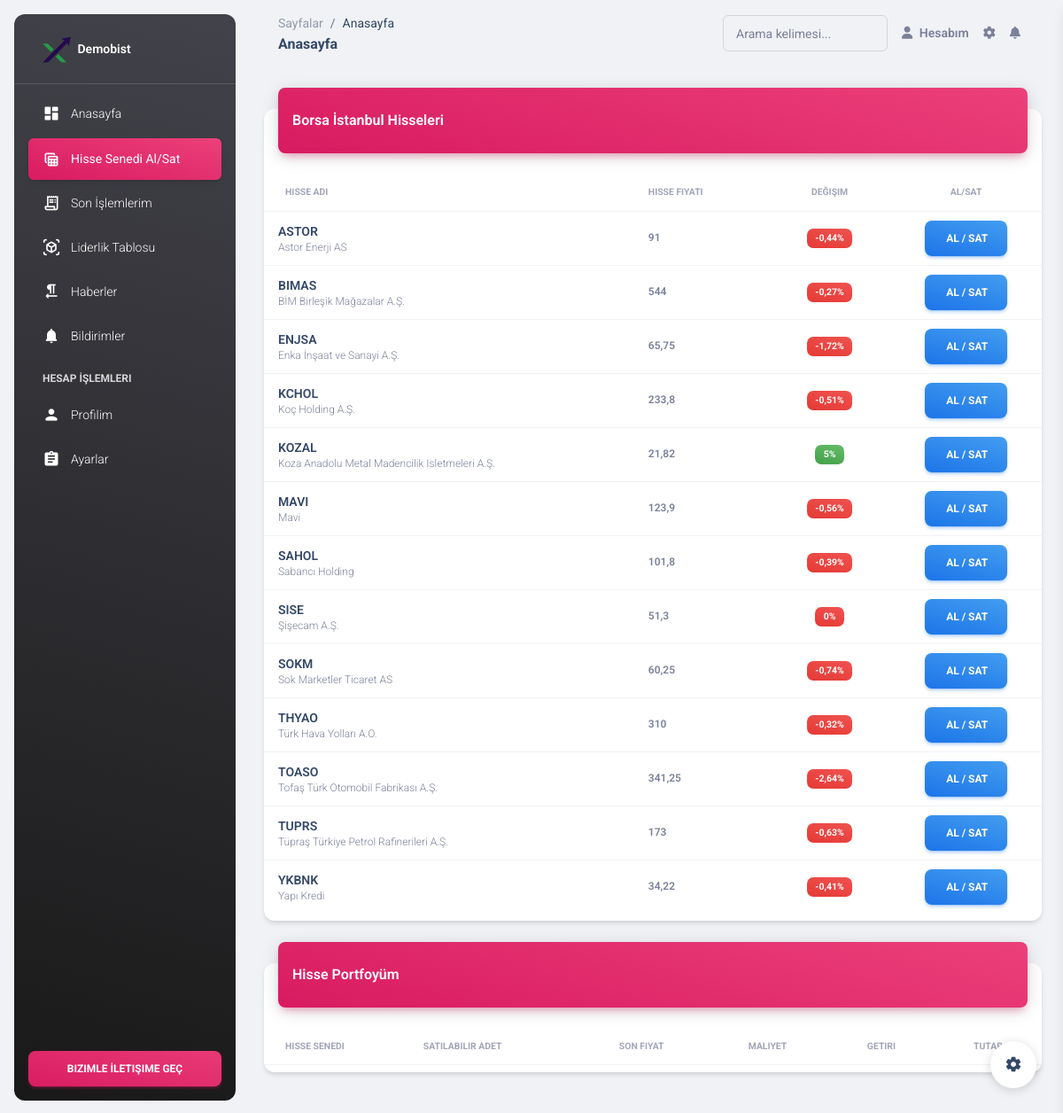
/panel/borsa-istanbul.php, run on an earlier commit of the app's database.
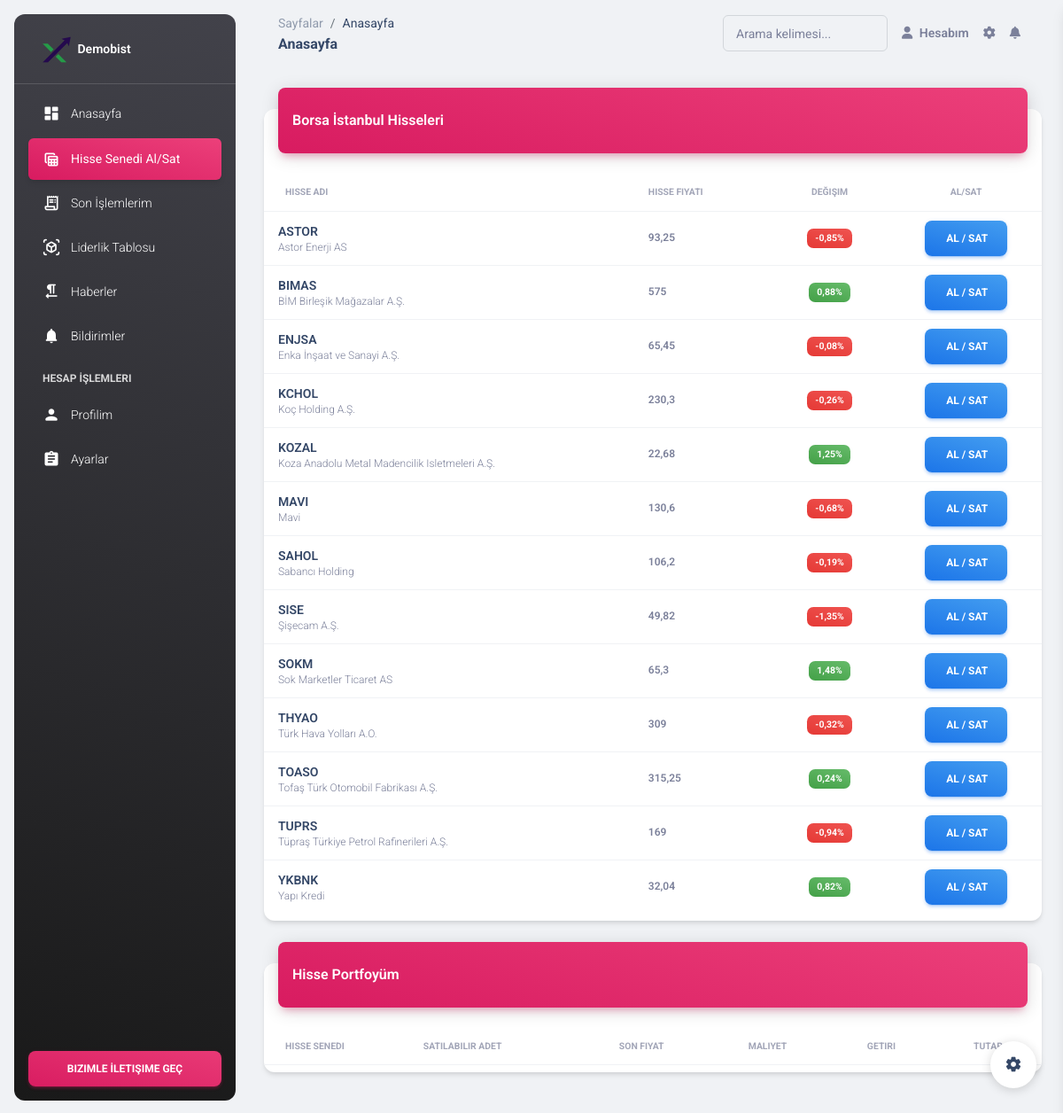
And on a later commit of the database.
### tables this page shows
CREATE TABLE `demobist_bist_data` (
  `stock_id` int(11) NOT NULL,
  `stock_name` varchar(255) NOT NULL,
  `stock_value` varchar(10) NOT NULL,
  `stock_percentage` varchar(10) NOT NULL
);

### functions/bist-sql.php (called while the page is built, shortened)
<?php
class bistSql
{
    public function connectMysql()
    {
        $host = $_ENV['DB_HOST'];
        $dbname = $_ENV['DB_NAME'];
        $username = $_ENV['DB_USER'];;
        $password = $_ENV['DB_PASS'];;
        try {
            $conn = new PDO("mysql:host=$host;dbname=$dbname;charset=utf8mb4", $username, $password);
            $conn->setAttribute(PDO::ATTR_ERRMODE, PDO::ERRMODE_EXCEPTION);
            $conn->exec("SET NAMES 'utf8mb4'");
            $conn->exec("SET CHARACTER SET utf8mb4");
            return $conn;
        } catch (PDOException $e) {
            error_log('PDO Exception: ' . $e->getMessage(), 0);
            die("Bağlantı hatası oluştu. Lütfen daha sonra tekrar deneyiniz.");
        }
    }
    function listAll($query)
    {
        $conn = $this->connectMysql();
        $sql = $query;
        $data = $conn->query($sql);
        return $data->fetchAll(PDO::FETCH_ASSOC);
    }
    function countStock($user_id,$stock_id){
        $sql = "SELECT stock_quantity FROM demobist_stock_wallet WHERE user_id = :user_id AND stock_id = :stock_id";
        $stmt = $this->connectMysql()->prepare($sql);
        try {
            $stmt->execute([':user_id' => $user_id, ':stock_id' => $stock_id]);
            $data = $stmt->fetch(PDO::FETCH_ASSOC);
            if ($data === false) {
                return 0;
            }
            return $data["stock_quantity"];
        } catch (PDOException $e) {
            error_log("Database error: " . $e->getMessage());
            return null;
        }
    }
}

### panel/connection.php (called while the page is built, shortened)
<?php
require_once "../functions/bist-sql.php";
require_once "../functions/bist-name-values.php";
$bistSql = new bistSql();
$user_id = $_SESSION["user_id"];

### functions/bist-name-values.php (called while the page is built)
<?php
$bist_name_values = [
      "ASTOR" => "Astor Enerji AS",
     "BIMAS" => "BİM Birleşik Mağazalar A.Ş.",
       "ENJSA" => "Enka İnşaat ve Sanayi A.Ş.",
      "KCHOL" => "Koç Holding A.Ş.",
    "KOZAL" => "Koza Anadolu Metal Madencilik Isletmeleri A.Ş.",
    "MAVI" => "Mavi",
    "SISE" => "Şişecam A.Ş.",
    "SAHOL" => "Sabancı Holding",
    "SOKM" => "Sok Marketler Ticaret AS",
    "THYAO" => "Türk Hava Yolları A.O.",
    "TOASO" => "Tofaş Türk Otomobil Fabrikası A.Ş.",
      "TUPRS" => "Tüpraş Türkiye Petrol Rafinerileri A.Ş.",
    "YKBNK" => "Yapı Kredi",
];

### panel/borsa-istanbul.php (the view, shortened to what the rows shown need)
<!DOCTYPE html>
<html lang="en">
<head>
    <link href="./assets/css/nucleo-icons.css" rel="stylesheet" />
    <link href="./assets/css/nucleo-svg.css" rel="stylesheet" />
    <link id="pagestyle" href="./assets/css/material-dashboard.css?v=3.0.0" rel="stylesheet" />
</head>
<?php
require "connection.php";
$bist_data = $bistSql->listAll("select * from demobist_bist_data");
?>
<body class="g-sidenav-show  bg-gray-200">
    <main class="main-content position-relative max-height-vh-100 h-100 border-radius-lg ">
        <div class="container-fluid py-4">
            <div class="row">
                <div class="col-12">
                    <div class="card my-4">
                        <div class="card-body px-0 pb-2">
                            <div class="table-responsive p-0">
                                <table class="table align-items-center mb-0">
                                    <thead>
                                        <tr>
                                            <th class="text-uppercase text-secondary text-xxs font-weight-bolder opacity-7">
                                                Hisse Adı</th>
                                            <th class="text-uppercase text-secondary text-xxs font-weight-bolder opacity-7 ps-2">
                                                Hisse Fiyatı</th>
                                            <th class="text-center text-uppercase text-secondary text-xxs font-weight-bolder opacity-7">
                                                Değişim</th>
                                            <th class="text-center text-uppercase text-secondary text-xxs font-weight-bolder opacity-7">
                                                Al/Sat</th>
                                        </tr>
                                    </thead>
                                    <tbody>
                                        <?php foreach ($bist_data as $b) :
                                            $b["stock_count"] = $bistSql->countStock($user_id, $b["stock_id"]);
                                        ?>
                                            <tr>
                                                <td>
                                                    <div class="d-flex px-2 py-1">
                                                        <div class="d-flex flex-column justify-content-center">
                                                            <h6 class="mb-0 text-sm"><?php echo $b["stock_name"] ?></h6>
                                                            <p class="text-xs text-secondary mb-0">
                                                                <?php echo $bist_name_values[$b["stock_name"]]; ?></p>
                                                        </div>
                                                    </div>
                                                </td>
                                                <td>
                                                    <p class="text-xs font-weight-bold mb-0"><?php echo $b["stock_value"] ?>
                                                    </p>
                                                </td>
                                                <td class="align-middle text-center text-sm">
                                                    <span class="badge badge-sm bg-gradient-success <?php
                                                                                                    $bg_color = $b["stock_percentage"] > 0 ? "bg-gradient-success" : "bg-gradient-danger";
                                                                                                    echo $bg_color;
                                                                                                    ?>"><?php echo $b["stock_percentage"] ?>%
                                                    </span>
                                                </td>
                                                <td class="align-middle text-center">
                                                    <button class="btn bg-gradient-info w-60 mb-0 toast-btn" type="button" data-toggle="modal" data-target="#myModal" onclick='buyOrsellFunc(<?php echo htmlspecialchars(json_encode($b), ENT_QUOTES, "UTF-8"); ?>)'>
                                                        Al / Sat
                                                    </button>
                                                </td>
                                            </tr>
                                        <?php endforeach; ?>
                                    </tbody>
                                </table>
                            </div>
                        </div>
                    </div>
                </div>
            </div>
            <div class="row">
                <div class="col-12">
                    <div class="card my-4">
                        <div class="card-body px-0 pb-2">
                            <div class="table-responsive">
                                <table class="table align-items-center mb-0">
                                    <thead>
                                        <tr>
                                            <th class="text-uppercase text-secondary text-xxs font-weight-bolder opacity-7">
                                                Hisse Senedi</th>
                                            <th class="text-uppercase text-secondary text-xxs font-weight-bolder opacity-7 ps-2">
                                                Satılabilir Adet</th>
                                            <th class="text-center text-uppercase text-secondary text-xxs font-weight-bolder opacity-7">
                                                Son Fiyat</th>
                                            <th class="text-center text-uppercase text-secondary text-xxs font-weight-bolder opacity-7">
                                                Maliyet</th>
                                            <th class="text-center text-uppercase text-secondary text-xxs font-weight-bolder opacity-7">
                                                Getiri</th>
                                            <th class="text-center text-uppercase text-secondary text-xxs font-weight-bolder opacity-7">
                                                Tutar</th>
                                        </tr>
                                    </thead>
                                </table>
                            </div>
                        </div>
                    </div>
                </div>
            </div>
        </div>
    </main>
    <link rel="stylesheet" href="https://cdn.jsdelivr.net/npm/toastify-js/src/toastify.min.css">
</body>
</html>

What changed in the data, as far as the page shows it:
changed demobist_bist_data "ASTOR": stock_value "91" → "93,25"; stock_percentage "-0,44" → "-0,85"
changed demobist_bist_data "BIMAS": stock_value "544" → "575"; stock_percentage "-0,27" → "0,88"
changed demobist_bist_data "ENJSA": stock_value "65,75" → "65,45"; stock_percentage "-1,72" → "-0,08"
changed demobist_bist_data "KCHOL": stock_value "233,8" → "230,3"; stock_percentage "-0,51" → "-0,26"
changed demobist_bist_data "KOZAL": stock_value "21,82" → "22,68"; stock_percentage "5" → "1,25"
changed demobist_bist_data "MAVI": stock_value "123,9" → "130,6"; stock_percentage "-0,56" → "-0,68"
changed demobist_bist_data "SAHOL": stock_value "101,8" → "106,2"; stock_percentage "-0,39" → "-0,19"
changed demobist_bist_data "SISE": stock_value "51,3" → "49,82"; stock_percentage "0" → "-1,35"
changed demobist_bist_data "SOKM": stock_value "60,25" → "65,3"; stock_percentage "-0,74" → "1,48"
changed demobist_bist_data "THYAO": stock_value "310" → "309"
changed demobist_bist_data "TOASO": stock_value "341,25" → "315,25"; stock_percentage "-2,64" → "0,24"
changed demobist_bist_data "TUPRS": stock_value "173" → "169"; stock_percentage "-0,63" → "-0,94"
changed demobist_bist_data "YKBNK": stock_value "34,22" → "32,04"; stock_percentage "-0,41" → "0,82"
